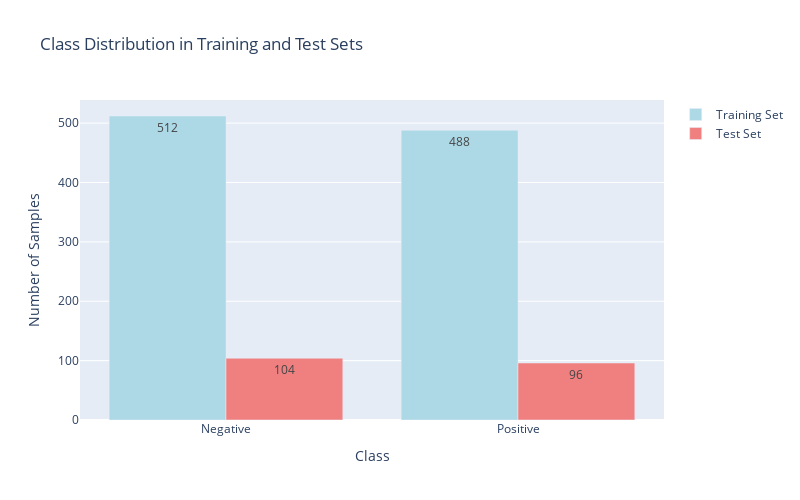

Notebook source saved alongside this figure:
### Code cell
# Analyze class distribution
train_labels = [example["label"] for example in train_subset]
test_labels = [example["label"] for example in test_subset]

# Count labels
train_counts = np.bincount(train_labels)
test_counts = np.bincount(test_labels)

# Create grouped bar chart
fig = go.Figure()

fig.add_trace(
    go.Bar(
        name="Training Set",
        x=classes,
        y=train_counts,
        text=train_counts,
        textposition="auto",
        marker_color="lightblue",
    )
)

fig.add_trace(
    go.Bar(
        name="Test Set",
        x=classes,
        y=test_counts,
        text=test_counts,
        textposition="auto",
        marker_color="lightcoral",
    )
)

fig.update_layout(
    title="Class Distribution in Training and Test Sets",
    xaxis_title="Class",
    yaxis_title="Number of Samples",
    barmode="group",
    width=800,
    height=500,
)

fig.show()

# Print statistics
print("Training set distribution:")
for i, (class_name, count) in enumerate(zip(classes, train_counts)):
    percentage = (count / len(train_subset)) * 100
    print(f"{class_name:15} {count:5d} ({percentage:.1f}%)")

print(f"\nTotal training samples: {len(train_subset)}")
print(f"Total test samples: {len(test_subset)}")

### Figure 1 — Plotly figure (JSON) as saved in the notebook; plotly's stock layout.template omitted (floating-point values rounded to 4 significant figures)
{"data": [{"marker": {"color": "lightblue"}, "name": "Training Set", "text": [512.0, 488.0], "textposition": "auto", "type": "bar", "x": ["Negative", "Positive"], "y": [512, 488]}, {"marker": {"color": "lightcoral"}, "name": "Test Set", "text": [104.0, 96.0], "textposition": "auto", "type": "bar", "x": ["Negative", "Positive"], "y": [104, 96]}], "layout": {"barmode": "group", "height": 500, "title": {"text": "Class Distribution in Training and Test Sets"}, "width": 800, "xaxis": {"title": {"text": "Class"}}, "yaxis": {"title": {"text": "Number of Samples"}}}}
